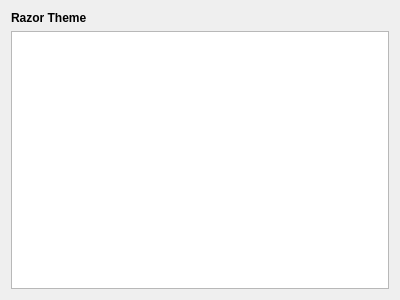
<?xml version="1.0" encoding="UTF-8"?>
<ui version="4.0">
 <class>RazorThemeConfig</class>
 <widget class="QWidget" name="RazorThemeConfig">
  <property name="geometry">
   <rect>
    <x>0</x>
    <y>0</y>
    <width>400</width>
    <height>300</height>
   </rect>
  </property>
  <property name="windowTitle">
   <string>Form</string>
  </property>
  <layout class="QVBoxLayout" name="verticalLayout">
   <item>
    <widget class="QLabel" name="label">
     <property name="font">
      <font>
       <weight>75</weight>
       <bold>true</bold>
      </font>
     </property>
     <property name="text">
      <string>Razor Theme</string>
     </property>
    </widget>
   </item>
   <item>
    <widget class="QTreeWidget" name="razorThemeList">
     <property name="alternatingRowColors">
      <bool>true</bool>
     </property>
     <property name="iconSize">
      <size>
       <width>100</width>
       <height>32</height>
      </size>
     </property>
     <property name="rootIsDecorated">
      <bool>false</bool>
     </property>
     <property name="uniformRowHeights">
      <bool>true</bool>
     </property>
     <attribute name="headerVisible">
      <bool>false</bool>
     </attribute>
     <column>
      <property name="text">
       <string notr="true">1</string>
      </property>
     </column>
    </widget>
   </item>
  </layout>
 </widget>
 <resources/>
 <connections/>
</ui>
